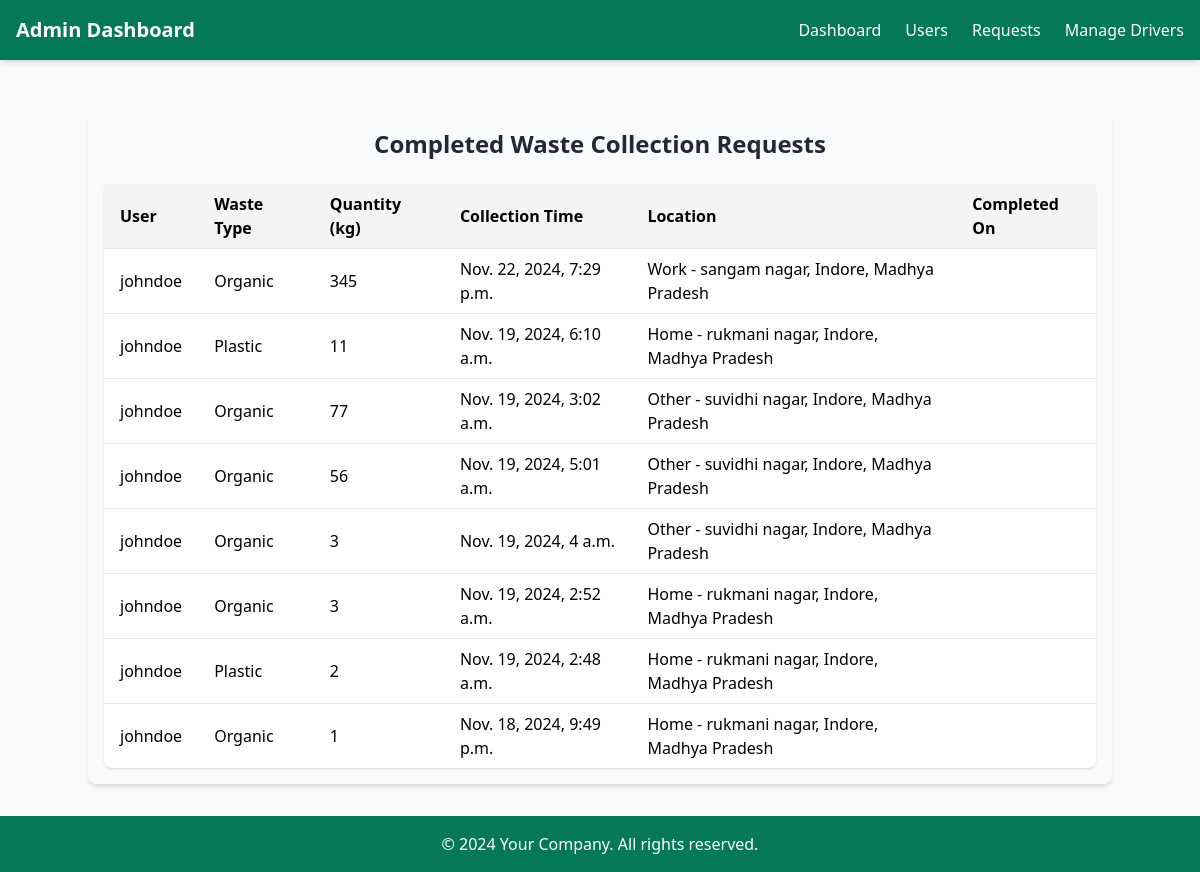
Before: /adminn/completed-requests/ (signed in) with the older database file.
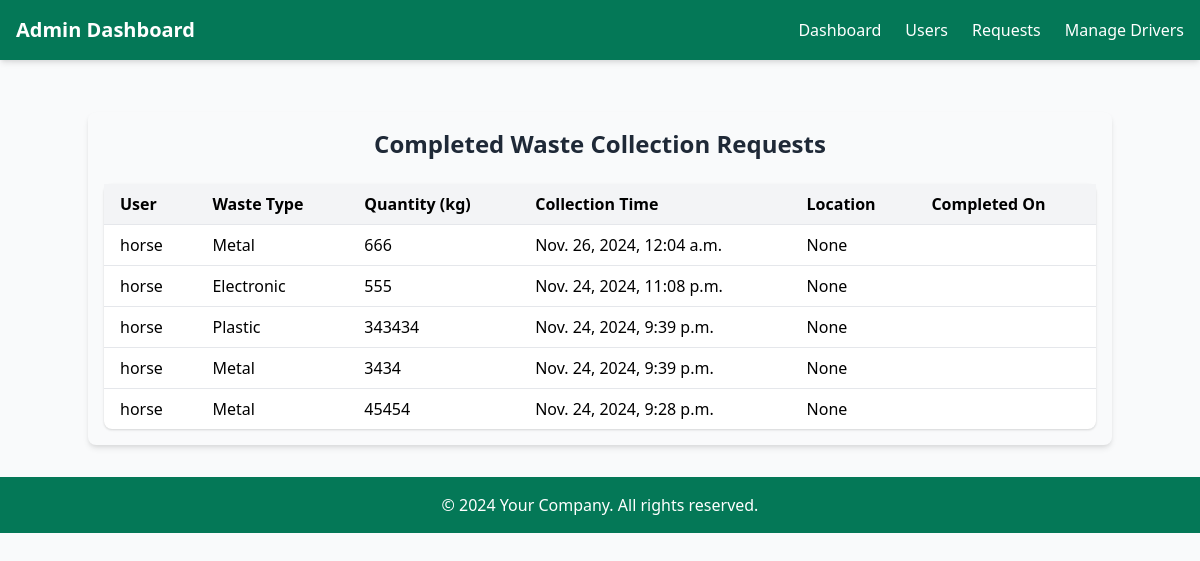
After: the same page with the newer database file.
### wasteapp/models.py (models this page shows, shortened)
class WasteRequest(models.Model):
    user = models.ForeignKey(User, related_name='waste_requests', on_delete=models.CASCADE)
    waste_type = models.CharField(max_length=50, choices=WASTE_TYPES)
    quantity = models.PositiveIntegerField(help_text="Enter quantity in kg")
    collection_time = models.DateTimeField()
    collection_location = models.ForeignKey('profileapp.Address', on_delete=models.SET_NULL, null=True, blank=True)
    status = models.CharField(max_length=20, default='Pending', choices=[('Pending', 'Pending'), ('Completed', 'Completed')])
    created_at = models.DateTimeField(auto_now_add=True)
    driver = models.ForeignKey(User, on_delete=models.SET_NULL, null=True, blank=True, related_name="assigned_tasks")

### profileapp/models.py (models this page shows, shortened)
class Address(models.Model):
    HOME = 'Home'
    WORK = 'Work'
    OTHER = 'Other'
    ADDRESS_TYPES = [
        (HOME, 'Home'),
        (WORK, 'Work'),
        (OTHER, 'Other'),
    ]
    user = models.ForeignKey(User, on_delete=models.CASCADE, related_name="addresses")
    address = models.CharField(max_length=255)
    address_type = models.CharField(
        max_length=10,
        choices=ADDRESS_TYPES,
        default=HOME
    )
    city = models.CharField(max_length=100)
    state = models.CharField(max_length=100)
    postal_code = models.CharField(max_length=10)
    default = models.BooleanField(default=False)
    def __str__(self):
        return f"{self.address_type} - {self.address}, {self.city}, {self.state}"

### account_app/decorators.py (the view)
        def _wrapped_view(request, *args, **kwargs):
            if request.user.is_authenticated:
                if request.user.is_superuser:
                    if 'admin' in allowed_roles:  # Admin-only pages
                        return view_func(request, *args, **kwargs)
                    else:
                        return HttpResponseForbidden("Admins cannot access this page.")
                if hasattr(request.user, 'userprofile') and request.user.userprofile.role in allowed_roles:
                    return view_func(request, *args, **kwargs)
                else:
                    return HttpResponseForbidden("You do not have permission to access this page.")
            else:
                return redirect('login_user')  # Replace with your login URL name

### adminapp/views.py (called while the page is built)
@role_required(allowed_roles=['admin'])
def view_completed_requests(request):
    completed_requests = WasteRequest.objects.filter(status="Completed").order_by("-created_at")  # Get completed requests in descending order of creation date
    context = {"completed_requests": completed_requests}
    return render(request, "adminapp/completed_requests.html", context)

### templates/adminapp/completed_requests.html (shortened to what this page needs)
{% extends "adminapp/base.html" %}
{% block content %}
<div class="container mx-auto mt-8 p-4 bg-gray-50 rounded-lg shadow-md">
    <h2 class="text-2xl font-bold mb-6 text-center text-gray-800">Completed Waste Collection Requests</h2>
    {% if completed_requests %}
        <table class="min-w-full bg-white shadow rounded-lg">
            <thead class="bg-gray-100">
                <tr>
                    <th class="py-2 px-4 text-left">User</th>
                    <th class="py-2 px-4 text-left">Waste Type</th>
                    <th class="py-2 px-4 text-left">Quantity (kg)</th>
                    <th class="py-2 px-4 text-left">Collection Time</th>
                    <th class="py-2 px-4 text-left">Location</th>
                    <th class="py-2 px-4 text-left">Completed On</th>
                </tr>
            </thead>
            <tbody>
                {% for request in completed_requests %}
                    <tr class="border-t hover:bg-gray-200">
                        <td class="py-2 px-4">{{ request.user.username }}</td>
                        <td class="py-2 px-4">{{ request.waste_type }}</td>
                        <td class="py-2 px-4">{{ request.quantity }}</td>
                        <td class="py-2 px-4">{{ request.collection_time }}</td>
                        <td class="py-2 px-4">{{ request.collection_location }}</td>
                        <td class="py-2 px-4">{{ request.updated_at|date:"F j, Y, g:i a" }}</td>
                    </tr>
                {% endfor %}
            </tbody>
        </table>
    {% else %}
        <p class="text-gray-600 mt-4 text-center">No completed requests found.</p>
    {% endif %}
</div>
{% endblock %}

Changed rows visible on the page:
removed WasteRequest: user.username "johndoe", waste_type "Organic", quantity "345", collection_time "Nov. 22, 2024, 7:29 p.m.", collection_location "Work - sangam nagar, Indore, Madhya Pradesh"
removed WasteRequest: user.username "johndoe", waste_type "Plastic", quantity "11", collection_time "Nov. 19, 2024, 6:10 a.m.", collection_location "Home - rukmani nagar, Indore, Madhya Pradesh"
removed WasteRequest: user.username "johndoe", waste_type "Organic", quantity "77", collection_time "Nov. 19, 2024, 3:02 a.m.", collection_location "Other - suvidhi nagar, Indore, Madhya Pradesh"
removed WasteRequest: user.username "johndoe", waste_type "Organic", quantity "56", collection_time "Nov. 19, 2024, 5:01 a.m.", collection_location "Other - suvidhi nagar, Indore, Madhya Pradesh"
removed WasteRequest: user.username "johndoe", waste_type "Organic", quantity "3", collection_time "Nov. 19, 2024, 4 a.m.", collection_location "Other - suvidhi nagar, Indore, Madhya Pradesh"
removed WasteRequest: user.username "johndoe", waste_type "Organic", quantity "3", collection_time "Nov. 19, 2024, 2:52 a.m.", collection_location "Home - rukmani nagar, Indore, Madhya Pradesh"
removed WasteRequest: user.username "johndoe", waste_type "Plastic", quantity "2", collection_time "Nov. 19, 2024, 2:48 a.m.", collection_location "Home - rukmani nagar, Indore, Madhya Pradesh"
removed WasteRequest: user.username "johndoe", waste_type "Organic", quantity "1", collection_time "Nov. 18, 2024, 9:49 p.m.", collection_location "Home - rukmani nagar, Indore, Madhya Pradesh"
added WasteRequest: user.username "horse", waste_type "Metal", quantity "666", collection_time "Nov. 26, 2024, 12:04 a.m.", collection_location "None"
added WasteRequest: user.username "horse", waste_type "Electronic", quantity "555", collection_time "Nov. 24, 2024, 11:08 p.m.", collection_location "None"
added WasteRequest: user.username "horse", waste_type "Plastic", quantity "343434", collection_time "Nov. 24, 2024, 9:39 p.m.", collection_location "None"
added WasteRequest: user.username "horse", waste_type "Metal", quantity "3434", collection_time "Nov. 24, 2024, 9:39 p.m.", collection_location "None"
added WasteRequest: user.username "horse", waste_type "Metal", quantity "45454", collection_time "Nov. 24, 2024, 9:28 p.m.", collection_location "None"
